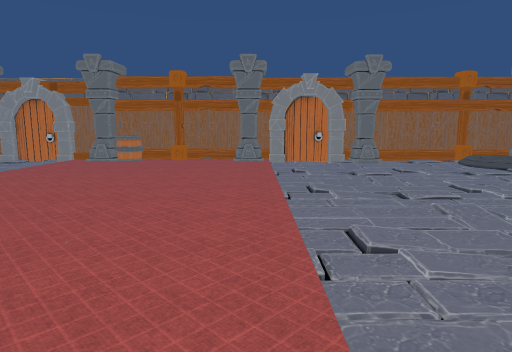
view 1 (above)

16 first-person views from a walk through a Unity game level. The camera is 1.5 m above the floor, tilts 8° down and sees 75° across. The floor is counted in squares, 1 m on a side. Each view is taken from the middle of a square. On the plan, view 1 faces up. The plan holds only what a view shows up to about 15 squares ahead; the rest is blank. The place goes on beyond the plan. Some surface patterns are stand-ins.

view 2
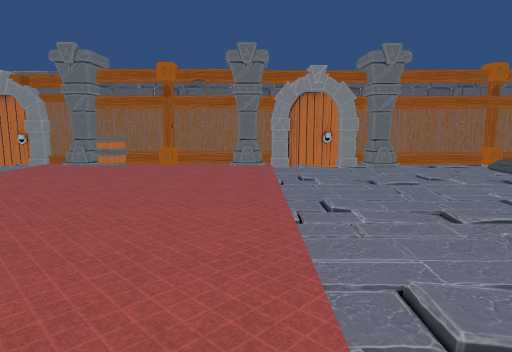

view 3
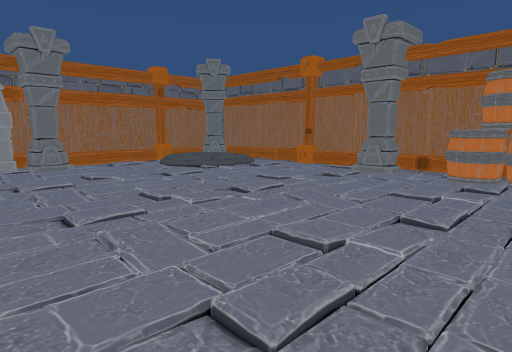

view 4
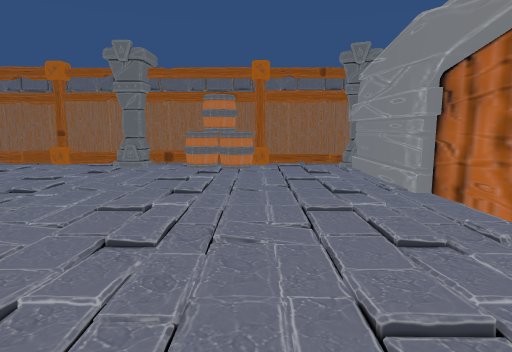

view 5
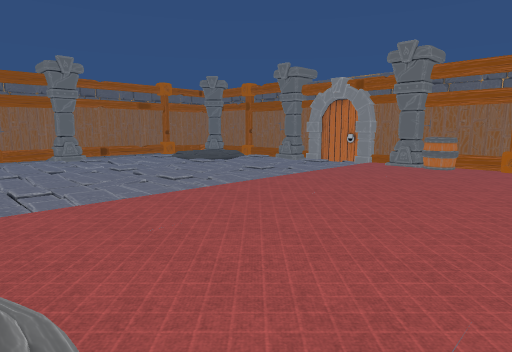

view 6
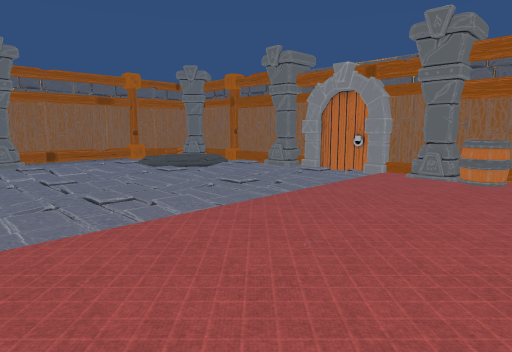

view 7
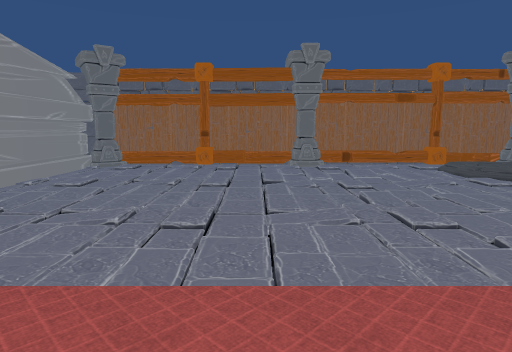

view 8
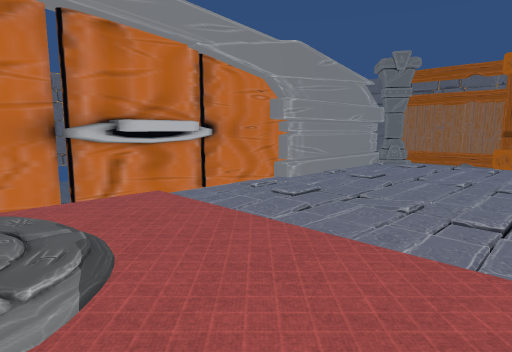

view 9
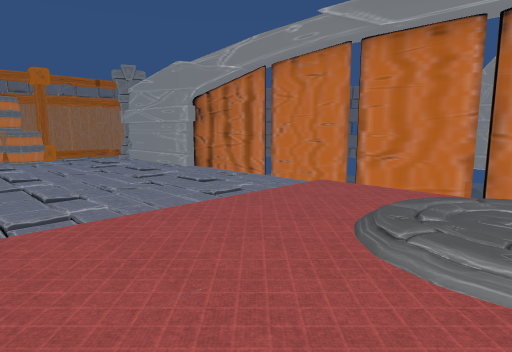

view 10
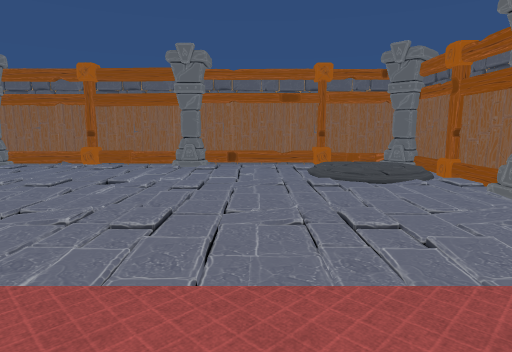

view 11
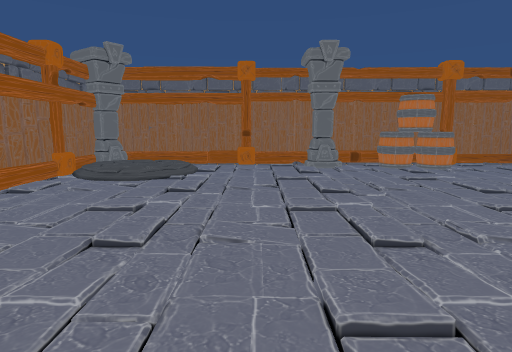

view 12
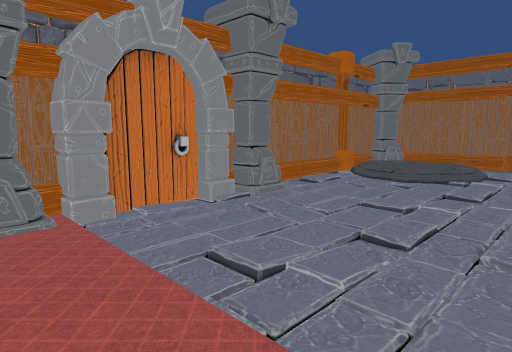

view 13
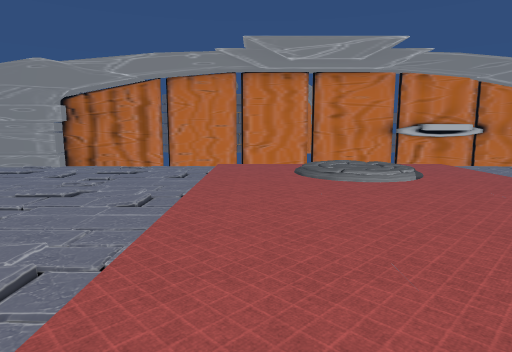

view 14
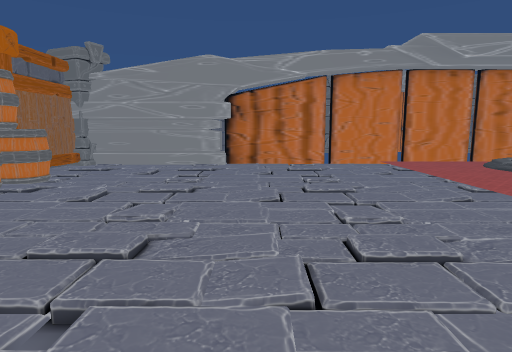

view 15
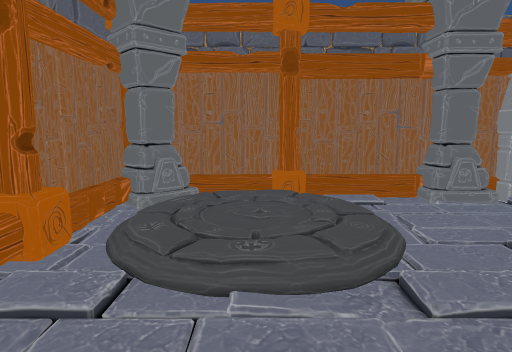

view 16
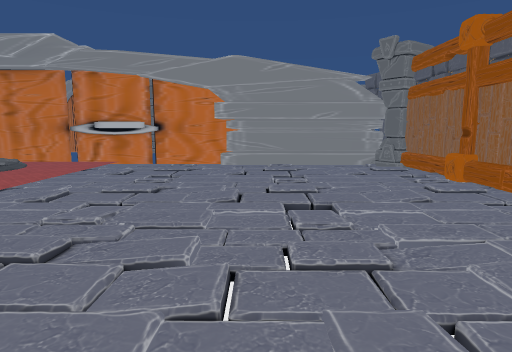

### Floor plan
Key: @ floor where view 1 was taken; # wall or solid block; x gap in a wall; . main floor; : floor 0.25 m higher than the main floor; - floor 0.25 m lower than the main floor; / step, stairs or slope; = window, fence, low wall or low ledge; v drop or lower ground; B barrel; O other object.
Columns run from 22 left of view 1 to 14 right of it. Each row starts with its distance up from view 1.
 17  ##O#####O##############O###########
 16  #O=/O//OO#//#OBB.O..OO####OO///O =##
 15  #/   /.///./...B.......///.////    #
 14  #/   /......................../    #
 13  O/   /.../..............././////  OO
 12  #.///................./...//./////O#
 11  #//.///.///..........././///////./O#
 10  #.........................././/../O#
  9  O/..--/-./.............../././.../O#
  8  #/.--.-.............../.../.......O#
  7  OO..//-///./...........///.///.///O#
  6  #..----...........................O#
  5  O///.///.///..........//.///.///./B#
  4  O////////////.........///////////BB#
  3  O................................BB#
  2  #..............//:...............BB#
  1  O////////////..:  :...////////////O#
  0  #/.//////////..    ..@/////////////#
 -1  #O///////////../  ....////////////O#
 -2 OO#######...###... ...........#####O#
 -3         ####vv v######x##v#####

Where each view was taken, in squares from view 1:
view 1: 0 up, 0 right, facing up
view 2: 2 up, 0 right, facing up
view 3: 2 up, 2 right, facing up-right
view 4: 2 up, 1 left, facing right
view 5: 2 up, 2 left, facing up-left
view 6: 5 up, 4 left, facing up-left
view 7: 5 up, 6 left, facing left
view 8: 5 up, 5 left, facing down-left
view 9: 6 up, 5 left, facing down-right
view 10: 10 up, 6 left, facing left
view 11: 10 up, 1 left, facing right
view 12: 10 up, 1 left, facing up-right
view 13: 12 up, 1 left, facing down
view 14: 12 up, 6 right, facing down
view 15: 9 up, 18 left, facing up
view 16: 12 up, 15 left, facing down
